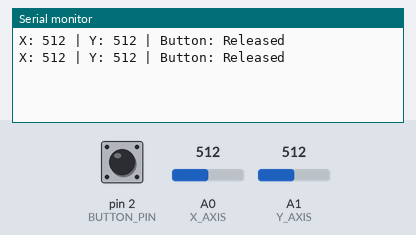
Bench run of a sketch on a simulated Arduino Nano, built with avr-gcc and run on an emulated ATmega328P. Parts: the last lines printed to the serial monitor. The inputs (shaded band) are chosen by the test bench; at power-on: pin 2 (BUTTON_PIN) HIGH, A0 (X_AXIS) = 512, A1 (Y_AXIS) = 512.

Above: at 2.8 s.
2.9 s: pin 2 (BUTTON_PIN) pulled LOW for 2.35 s
At 5.1 s:
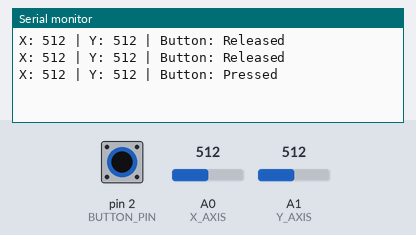
6.7 s: A0 (X_AXIS) set to 716
At 9.1 s:
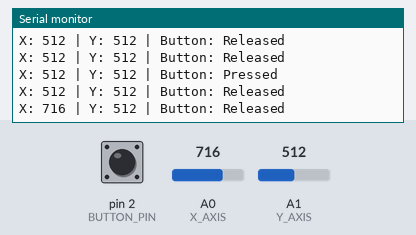
9.4 s: A1 (Y_AXIS) set to 716
At 11.0 s:
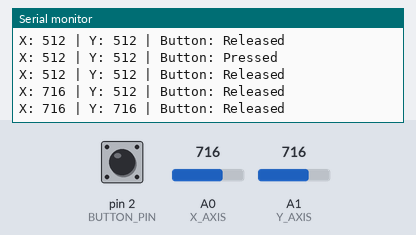
12.1 s: A0 (X_AXIS) set to 900
At 12.1 s:
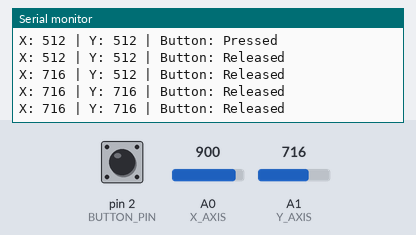
14.8 s: A1 (Y_AXIS) set to 900
At 16.8 s:
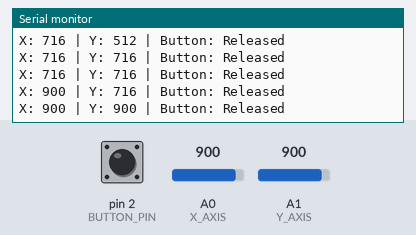
17.5 s: pin 2 (BUTTON_PIN) pulled LOW for 2.35 s
At 18.4 s:
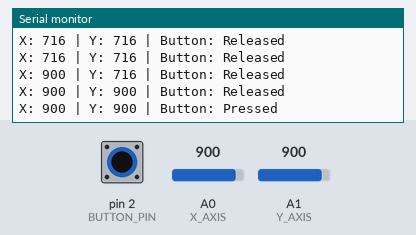
Timing chart, 0 to 20.5 s (numbered marks = the images above; inputs shaded):
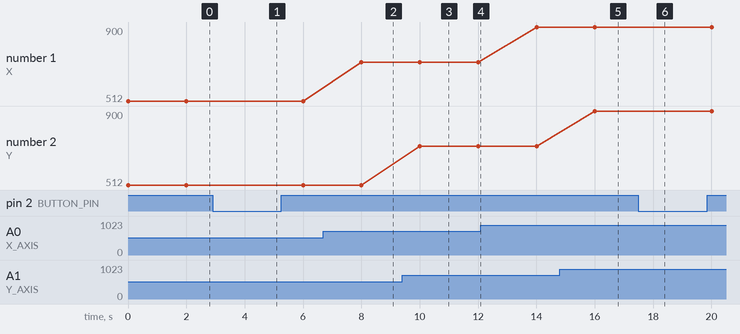

The sketch:

Joystick_pins.ino
```cpp
// Joystick pins
#define X_AXIS A0
#define Y_AXIS A1
#define BUTTON_PIN 2

void setup() {
  Serial.begin(9600);

  // Configure pins
  pinMode(X_AXIS, INPUT);
  pinMode(Y_AXIS, INPUT);
  pinMode(BUTTON_PIN, INPUT_PULLUP);  // Internal pull-up resistor
}

void loop() {
  // Read X and Y axes
  int xValue = analogRead(X_AXIS);
  int yValue = analogRead(Y_AXIS);

  // Read button state
  bool buttonPressed = digitalRead(BUTTON_PIN) == LOW;

  // Print values to Serial Monitor
  Serial.print("X: ");
  Serial.print(xValue);
  Serial.print(" | Y: ");
  Serial.print(yValue);
  Serial.print(" | Button: ");
  Serial.println(buttonPressed ? "Pressed" : "Released");

  delay(2000);  // Small delay to make output readable
}
```

Measured:
- after the input at 2.9 s, the serial monitor: prints a new line after 1.1 s (image 1)
- after the input at 6.7 s, the serial monitor: prints a new line after 1.3 s (image 2)
- after the input at 9.4 s, the serial monitor: prints a new line after 0.60 s (image 3)
- after the input at 14.8 s, the serial monitor: prints a new line after 1.2 s (image 5)
- after the input at 17.5 s, the serial monitor: prints a new line after 0.51 s (image 6)
- plotted number 1: 512 → 716 after the input at 6.7 s, 716 → 900 after the input at 12.1 s
